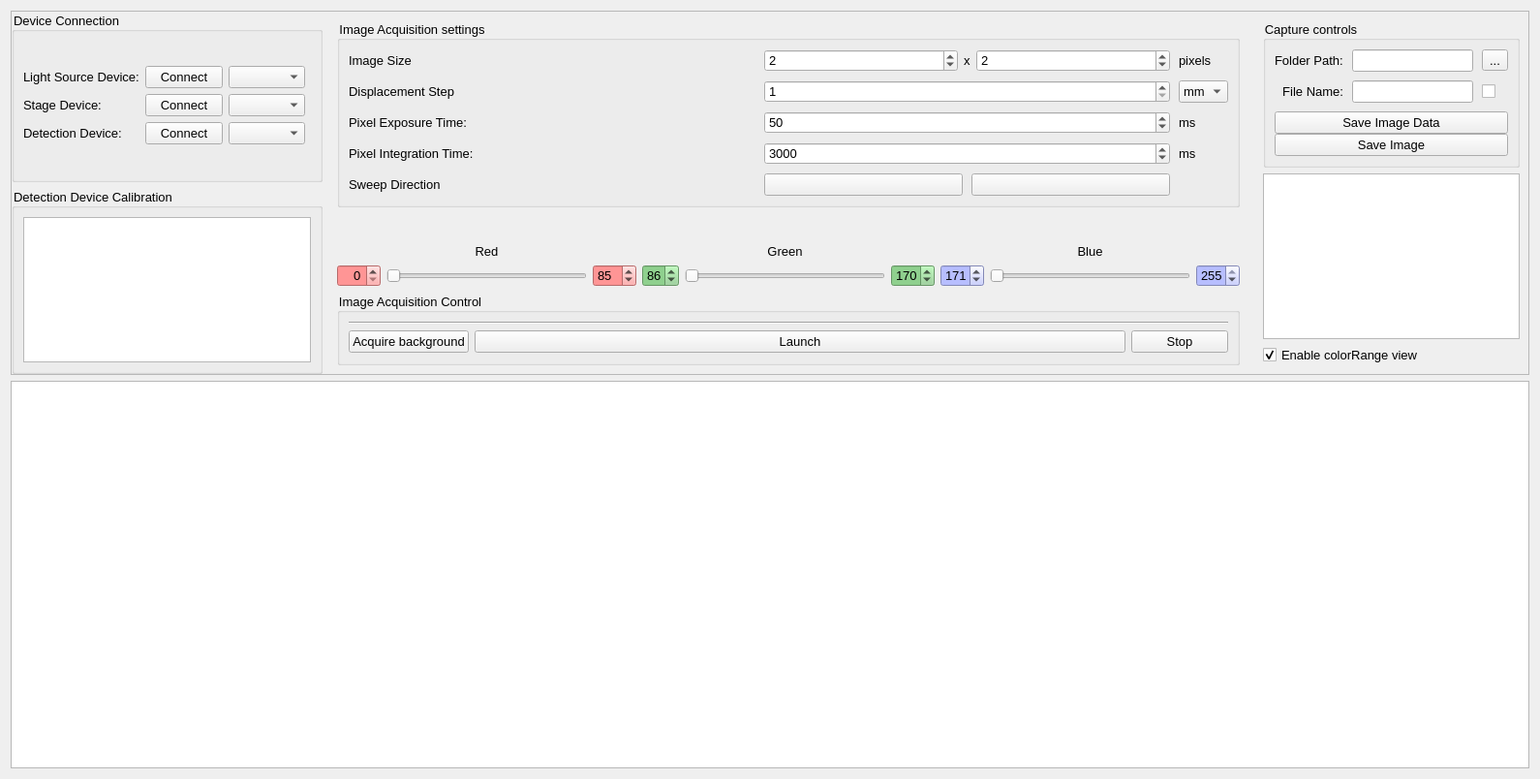
<?xml version="1.0" encoding="UTF-8"?>
<ui version="4.0">
 <class>spectraView</class>
 <widget class="QWidget" name="spectraView">
  <property name="geometry">
   <rect>
    <x>0</x>
    <y>0</y>
    <width>1590</width>
    <height>804</height>
   </rect>
  </property>
  <property name="windowTitle">
   <string>Form</string>
  </property>
  <property name="styleSheet">
   <string notr="true">font: 10pt;</string>
  </property>
  <layout class="QGridLayout" name="gridLayout">
   <item row="1" column="0">
    <widget class="QFrame" name="w_controls">
     <property name="frameShape">
      <enum>QFrame::StyledPanel</enum>
     </property>
     <property name="frameShadow">
      <enum>QFrame::Raised</enum>
     </property>
     <layout class="QHBoxLayout" name="horizontalLayout_4">
      <property name="leftMargin">
       <number>0</number>
      </property>
      <property name="topMargin">
       <number>0</number>
      </property>
      <property name="rightMargin">
       <number>0</number>
      </property>
      <property name="bottomMargin">
       <number>0</number>
      </property>
      <item>
       <widget class="QWidget" name="w_device" native="true">
        <property name="sizePolicy">
         <sizepolicy hsizetype="Preferred" vsizetype="Preferred">
          <horstretch>0</horstretch>
          <verstretch>0</verstretch>
         </sizepolicy>
        </property>
        <layout class="QVBoxLayout" name="verticalLayout_4">
         <property name="leftMargin">
          <number>0</number>
         </property>
         <property name="topMargin">
          <number>0</number>
         </property>
         <property name="rightMargin">
          <number>0</number>
         </property>
         <property name="bottomMargin">
          <number>0</number>
         </property>
         <item>
          <widget class="QGroupBox" name="g_connection">
           <property name="title">
            <string>Device Connection</string>
           </property>
           <layout class="QVBoxLayout" name="verticalLayout_6">
            <item>
             <layout class="QGridLayout" name="gridLayout_6">
              <property name="topMargin">
               <number>0</number>
              </property>
              <item row="0" column="3">
               <widget class="QWidget" name="widget_3" native="true">
                <layout class="QHBoxLayout" name="horizontalLayout_3">
                 <property name="leftMargin">
                  <number>0</number>
                 </property>
                 <property name="topMargin">
                  <number>0</number>
                 </property>
                 <property name="rightMargin">
                  <number>0</number>
                 </property>
                 <property name="bottomMargin">
                  <number>0</number>
                 </property>
                </layout>
               </widget>
              </item>
              <item row="0" column="0">
               <widget class="QLabel" name="label_5">
                <property name="text">
                 <string>Light Source Device:</string>
                </property>
                <property name="alignment">
                 <set>Qt::AlignLeading|Qt::AlignLeft|Qt::AlignVCenter</set>
                </property>
               </widget>
              </item>
              <item row="0" column="1">
               <widget class="QPushButton" name="pb_connectLight">
                <property name="sizePolicy">
                 <sizepolicy hsizetype="Expanding" vsizetype="Fixed">
                  <horstretch>0</horstretch>
                  <verstretch>0</verstretch>
                 </sizepolicy>
                </property>
                <property name="text">
                 <string>Connect</string>
                </property>
               </widget>
              </item>
              <item row="2" column="3">
               <widget class="QWidget" name="widget_2" native="true">
                <layout class="QHBoxLayout" name="horizontalLayout_2">
                 <property name="leftMargin">
                  <number>0</number>
                 </property>
                 <property name="topMargin">
                  <number>0</number>
                 </property>
                 <property name="rightMargin">
                  <number>0</number>
                 </property>
                 <property name="bottomMargin">
                  <number>0</number>
                 </property>
                </layout>
               </widget>
              </item>
              <item row="1" column="3">
               <widget class="QWidget" name="w_stage" native="true">
                <layout class="QHBoxLayout" name="horizontalLayout">
                 <property name="leftMargin">
                  <number>0</number>
                 </property>
                 <property name="topMargin">
                  <number>0</number>
                 </property>
                 <property name="rightMargin">
                  <number>0</number>
                 </property>
                 <property name="bottomMargin">
                  <number>0</number>
                 </property>
                </layout>
               </widget>
              </item>
              <item row="0" column="2">
               <widget class="QComboBox" name="cmb_selectLight">
                <property name="sizePolicy">
                 <sizepolicy hsizetype="Expanding" vsizetype="Fixed">
                  <horstretch>1</horstretch>
                  <verstretch>0</verstretch>
                 </sizepolicy>
                </property>
               </widget>
              </item>
              <item row="1" column="1">
               <widget class="QPushButton" name="pb_connectStage">
                <property name="sizePolicy">
                 <sizepolicy hsizetype="Expanding" vsizetype="Fixed">
                  <horstretch>0</horstretch>
                  <verstretch>0</verstretch>
                 </sizepolicy>
                </property>
                <property name="text">
                 <string>Connect</string>
                </property>
               </widget>
              </item>
              <item row="1" column="2">
               <widget class="QComboBox" name="cmb_selectStage">
                <property name="sizePolicy">
                 <sizepolicy hsizetype="Expanding" vsizetype="Fixed">
                  <horstretch>1</horstretch>
                  <verstretch>0</verstretch>
                 </sizepolicy>
                </property>
               </widget>
              </item>
              <item row="1" column="0">
               <widget class="QLabel" name="label_6">
                <property name="text">
                 <string>Stage Device: </string>
                </property>
               </widget>
              </item>
              <item row="2" column="0">
               <widget class="QLabel" name="label_7">
                <property name="text">
                 <string>Detection Device:</string>
                </property>
               </widget>
              </item>
              <item row="2" column="1">
               <widget class="QPushButton" name="pb_connectDetection">
                <property name="sizePolicy">
                 <sizepolicy hsizetype="Expanding" vsizetype="Fixed">
                  <horstretch>0</horstretch>
                  <verstretch>0</verstretch>
                 </sizepolicy>
                </property>
                <property name="text">
                 <string>Connect</string>
                </property>
               </widget>
              </item>
              <item row="2" column="2">
               <widget class="QComboBox" name="cmb_selectDetection">
                <property name="sizePolicy">
                 <sizepolicy hsizetype="Expanding" vsizetype="Fixed">
                  <horstretch>1</horstretch>
                  <verstretch>0</verstretch>
                 </sizepolicy>
                </property>
               </widget>
              </item>
             </layout>
            </item>
           </layout>
          </widget>
         </item>
         <item>
          <widget class="QGroupBox" name="g_calibration">
           <property name="title">
            <string>Detection Device Calibration</string>
           </property>
           <layout class="QGridLayout" name="gridLayout_7">
            <item row="0" column="0">
             <widget class="QTableView" name="tv_calibration">
              <property name="sizePolicy">
               <sizepolicy hsizetype="Preferred" vsizetype="Preferred">
                <horstretch>0</horstretch>
                <verstretch>0</verstretch>
               </sizepolicy>
              </property>
              <property name="maximumSize">
               <size>
                <width>16777215</width>
                <height>150</height>
               </size>
              </property>
              <property name="baseSize">
               <size>
                <width>0</width>
                <height>0</height>
               </size>
              </property>
             </widget>
            </item>
           </layout>
          </widget>
         </item>
        </layout>
       </widget>
      </item>
      <item>
       <widget class="QWidget" name="w_acquisitionControls" native="true">
        <property name="sizePolicy">
         <sizepolicy hsizetype="Preferred" vsizetype="Preferred">
          <horstretch>1</horstretch>
          <verstretch>0</verstretch>
         </sizepolicy>
        </property>
        <layout class="QVBoxLayout" name="verticalLayout_5">
         <item>
          <widget class="QGroupBox" name="g_acquisitionSettings">
           <property name="sizePolicy">
            <sizepolicy hsizetype="Minimum" vsizetype="Preferred">
             <horstretch>0</horstretch>
             <verstretch>0</verstretch>
            </sizepolicy>
           </property>
           <property name="autoFillBackground">
            <bool>false</bool>
           </property>
           <property name="styleSheet">
            <string notr="true">border-color: rgb(0, 0, 0);</string>
           </property>
           <property name="title">
            <string>Image Acquisition settings</string>
           </property>
           <layout class="QVBoxLayout" name="verticalLayout_2">
            <property name="spacing">
             <number>0</number>
            </property>
            <item>
             <layout class="QGridLayout" name="gridLayout_3" columnstretch="0,0,0">
              <property name="sizeConstraint">
               <enum>QLayout::SetNoConstraint</enum>
              </property>
              <property name="bottomMargin">
               <number>0</number>
              </property>
              <property name="spacing">
               <number>9</number>
              </property>
              <item row="3" column="1">
               <widget class="QSpinBox" name="sb_acqTime">
                <property name="minimumSize">
                 <size>
                  <width>0</width>
                  <height>0</height>
                 </size>
                </property>
                <property name="statusTip">
                 <string>Sets the integration time on the SpectrumDevice.</string>
                </property>
                <property name="minimum">
                 <number>10</number>
                </property>
                <property name="maximum">
                 <number>999999</number>
                </property>
                <property name="singleStep">
                 <number>100</number>
                </property>
                <property name="value">
                 <number>3000</number>
                </property>
               </widget>
              </item>
              <item row="1" column="1">
               <widget class="QSpinBox" name="sb_step">
                <property name="minimum">
                 <number>1</number>
                </property>
                <property name="maximum">
                 <number>999</number>
                </property>
                <property name="value">
                 <number>1</number>
                </property>
               </widget>
              </item>
              <item row="1" column="2">
               <widget class="QComboBox" name="cmb_magnitude">
                <property name="sizePolicy">
                 <sizepolicy hsizetype="Fixed" vsizetype="Fixed">
                  <horstretch>0</horstretch>
                  <verstretch>0</verstretch>
                 </sizepolicy>
                </property>
                <item>
                 <property name="text">
                  <string>mm</string>
                 </property>
                </item>
                <item>
                 <property name="text">
                  <string>um</string>
                 </property>
                </item>
                <item>
                 <property name="text">
                  <string>nm</string>
                 </property>
                </item>
               </widget>
              </item>
              <item row="2" column="0">
               <widget class="QLabel" name="la_acqTime">
                <property name="text">
                 <string>Pixel Exposure Time:</string>
                </property>
               </widget>
              </item>
              <item row="2" column="1">
               <widget class="QSpinBox" name="sb_exposure">
                <property name="sizePolicy">
                 <sizepolicy hsizetype="Preferred" vsizetype="Fixed">
                  <horstretch>0</horstretch>
                  <verstretch>0</verstretch>
                 </sizepolicy>
                </property>
                <property name="minimumSize">
                 <size>
                  <width>0</width>
                  <height>0</height>
                 </size>
                </property>
                <property name="statusTip">
                 <string>Sets exposure time one the SpectrumDevice.</string>
                </property>
                <property name="minimum">
                 <number>4</number>
                </property>
                <property name="maximum">
                 <number>99999</number>
                </property>
                <property name="singleStep">
                 <number>10</number>
                </property>
                <property name="value">
                 <number>50</number>
                </property>
               </widget>
              </item>
              <item row="0" column="1">
               <widget class="QWidget" name="widget" native="true">
                <layout class="QHBoxLayout" name="horizontalLayout_7">
                 <property name="leftMargin">
                  <number>0</number>
                 </property>
                 <property name="topMargin">
                  <number>0</number>
                 </property>
                 <property name="rightMargin">
                  <number>0</number>
                 </property>
                 <property name="bottomMargin">
                  <number>0</number>
                 </property>
                 <item>
                  <widget class="QSpinBox" name="sb_width">
                   <property name="minimum">
                    <number>1</number>
                   </property>
                   <property name="maximum">
                    <number>999</number>
                   </property>
                   <property name="value">
                    <number>2</number>
                   </property>
                  </widget>
                 </item>
                 <item>
                  <widget class="QLabel" name="label_8">
                   <property name="sizePolicy">
                    <sizepolicy hsizetype="Fixed" vsizetype="Preferred">
                     <horstretch>0</horstretch>
                     <verstretch>0</verstretch>
                    </sizepolicy>
                   </property>
                   <property name="text">
                    <string>x</string>
                   </property>
                  </widget>
                 </item>
                 <item>
                  <widget class="QSpinBox" name="sb_height">
                   <property name="minimum">
                    <number>1</number>
                   </property>
                   <property name="maximum">
                    <number>999</number>
                   </property>
                   <property name="value">
                    <number>2</number>
                   </property>
                  </widget>
                 </item>
                </layout>
               </widget>
              </item>
              <item row="2" column="2">
               <widget class="QLabel" name="label_2">
                <property name="text">
                 <string>ms</string>
                </property>
               </widget>
              </item>
              <item row="3" column="2">
               <widget class="QLabel" name="label_3">
                <property name="text">
                 <string>ms</string>
                </property>
               </widget>
              </item>
              <item row="1" column="0">
               <widget class="QLabel" name="label_9">
                <property name="text">
                 <string>Displacement Step</string>
                </property>
               </widget>
              </item>
              <item row="0" column="2">
               <widget class="QLabel" name="label_4">
                <property name="text">
                 <string>pixels</string>
                </property>
               </widget>
              </item>
              <item row="3" column="0">
               <widget class="QLabel" name="la_acqTime_3">
                <property name="text">
                 <string>Pixel Integration Time:</string>
                </property>
               </widget>
              </item>
              <item row="0" column="0">
               <widget class="QLabel" name="label">
                <property name="text">
                 <string>Image Size</string>
                </property>
               </widget>
              </item>
              <item row="4" column="0">
               <widget class="QLabel" name="label_10">
                <property name="text">
                 <string>Sweep Direction</string>
                </property>
               </widget>
              </item>
              <item row="4" column="1">
               <layout class="QHBoxLayout" name="horizontalLayout_5">
                <item>
                 <widget class="QIconButton" name="pb_sweepSame">
                  <property name="text">
                   <string/>
                  </property>
                 </widget>
                </item>
                <item>
                 <widget class="QIconButton" name="pb_sweepAlternate">
                  <property name="text">
                   <string/>
                  </property>
                 </widget>
                </item>
               </layout>
              </item>
             </layout>
            </item>
           </layout>
          </widget>
         </item>
         <item>
          <layout class="QGridLayout" name="gridLayout_5">
           <item row="1" column="6">
            <widget class="QSpinBox" name="sb_lowBlue">
             <property name="maximumSize">
              <size>
               <width>45</width>
               <height>16777215</height>
              </size>
             </property>
             <property name="styleSheet">
              <string notr="true">background-color: rgb(183, 190, 255);</string>
             </property>
             <property name="alignment">
              <set>Qt::AlignRight|Qt::AlignTrailing|Qt::AlignVCenter</set>
             </property>
             <property name="maximum">
              <number>255</number>
             </property>
             <property name="value">
              <number>171</number>
             </property>
            </widget>
           </item>
           <item row="1" column="8">
            <widget class="QSpinBox" name="sb_highBlue">
             <property name="maximumSize">
              <size>
               <width>45</width>
               <height>16777215</height>
              </size>
             </property>
             <property name="styleSheet">
              <string notr="true">background-color: rgb(183, 190, 255);</string>
             </property>
             <property name="maximum">
              <number>255</number>
             </property>
             <property name="value">
              <number>255</number>
             </property>
            </widget>
           </item>
           <item row="1" column="7">
            <widget class="QRangeSlider" name="dSlider_blue">
             <property name="orientation">
              <enum>Qt::Horizontal</enum>
             </property>
            </widget>
           </item>
           <item row="1" column="4">
            <widget class="QRangeSlider" name="dSlider_green">
             <property name="styleSheet">
              <string notr="true"/>
             </property>
             <property name="orientation">
              <enum>Qt::Horizontal</enum>
             </property>
            </widget>
           </item>
           <item row="1" column="1">
            <widget class="QRangeSlider" name="dSlider_red">
             <property name="orientation">
              <enum>Qt::Horizontal</enum>
             </property>
            </widget>
           </item>
           <item row="0" column="1">
            <widget class="QLabel" name="Red">
             <property name="layoutDirection">
              <enum>Qt::LeftToRight</enum>
             </property>
             <property name="styleSheet">
              <string notr="true">font: 75 12pt &quot;MS Shell Dlg 2&quot;;</string>
             </property>
             <property name="text">
              <string>Red</string>
             </property>
             <property name="alignment">
              <set>Qt::AlignBottom|Qt::AlignHCenter</set>
             </property>
            </widget>
           </item>
           <item row="0" column="7">
            <widget class="QLabel" name="Blue">
             <property name="font">
              <font>
               <family>MS Shell Dlg 2</family>
               <pointsize>12</pointsize>
               <weight>9</weight>
               <italic>false</italic>
               <bold>false</bold>
              </font>
             </property>
             <property name="styleSheet">
              <string notr="true">font: 75 12pt &quot;MS Shell Dlg 2&quot;;</string>
             </property>
             <property name="text">
              <string>Blue</string>
             </property>
             <property name="scaledContents">
              <bool>false</bool>
             </property>
             <property name="alignment">
              <set>Qt::AlignBottom|Qt::AlignHCenter</set>
             </property>
            </widget>
           </item>
           <item row="0" column="4">
            <widget class="QLabel" name="Green">
             <property name="styleSheet">
              <string notr="true">font: 75 12pt &quot;MS Shell Dlg 2&quot;;</string>
             </property>
             <property name="text">
              <string>Green</string>
             </property>
             <property name="alignment">
              <set>Qt::AlignBottom|Qt::AlignHCenter</set>
             </property>
            </widget>
           </item>
           <item row="1" column="3">
            <widget class="QSpinBox" name="sb_lowGreen">
             <property name="maximumSize">
              <size>
               <width>38</width>
               <height>16777215</height>
              </size>
             </property>
             <property name="styleSheet">
              <string notr="true">background-color: rgb(143, 208, 142);</string>
             </property>
             <property name="alignment">
              <set>Qt::AlignRight|Qt::AlignTrailing|Qt::AlignVCenter</set>
             </property>
             <property name="maximum">
              <number>255</number>
             </property>
             <property name="value">
              <number>86</number>
             </property>
            </widget>
           </item>
           <item row="1" column="5">
            <widget class="QSpinBox" name="sb_highGreen">
             <property name="enabled">
              <bool>true</bool>
             </property>
             <property name="maximumSize">
              <size>
               <width>45</width>
               <height>16777215</height>
              </size>
             </property>
             <property name="styleSheet">
              <string notr="true">background-color: rgb(143, 208, 142);</string>
             </property>
             <property name="maximum">
              <number>255</number>
             </property>
             <property name="value">
              <number>170</number>
             </property>
            </widget>
           </item>
           <item row="1" column="0">
            <widget class="QSpinBox" name="sb_lowRed">
             <property name="maximumSize">
              <size>
               <width>45</width>
               <height>16777215</height>
              </size>
             </property>
             <property name="styleSheet">
              <string notr="true">background-color: rgb(255, 149, 149);</string>
             </property>
             <property name="alignment">
              <set>Qt::AlignRight|Qt::AlignTrailing|Qt::AlignVCenter</set>
             </property>
             <property name="maximum">
              <number>255</number>
             </property>
            </widget>
           </item>
           <item row="1" column="2">
            <widget class="QSpinBox" name="sb_highRed">
             <property name="maximumSize">
              <size>
               <width>45</width>
               <height>16777215</height>
              </size>
             </property>
             <property name="styleSheet">
              <string notr="true">background-color: rgb(255, 149, 149);</string>
             </property>
             <property name="maximum">
              <number>255</number>
             </property>
             <property name="value">
              <number>85</number>
             </property>
            </widget>
           </item>
          </layout>
         </item>
         <item>
          <widget class="QGroupBox" name="g_acquisitionControl">
           <property name="sizePolicy">
            <sizepolicy hsizetype="Minimum" vsizetype="Preferred">
             <horstretch>0</horstretch>
             <verstretch>0</verstretch>
            </sizepolicy>
           </property>
           <property name="autoFillBackground">
            <bool>false</bool>
           </property>
           <property name="styleSheet">
            <string notr="true">border-color: rgb(0, 0, 0);</string>
           </property>
           <property name="title">
            <string>Image Acquisition Control</string>
           </property>
           <layout class="QVBoxLayout" name="verticalLayout">
            <item>
             <widget class="Line" name="line">
              <property name="orientation">
               <enum>Qt::Horizontal</enum>
              </property>
             </widget>
            </item>
            <item>
             <widget class="QWidget" name="w_SpectraControl" native="true">
              <layout class="QHBoxLayout" name="horizontalLayout_6">
               <property name="leftMargin">
                <number>0</number>
               </property>
               <property name="topMargin">
                <number>0</number>
               </property>
               <property name="rightMargin">
                <number>0</number>
               </property>
               <property name="bottomMargin">
                <number>0</number>
               </property>
               <item>
                <layout class="QHBoxLayout" name="lay_main">
                 <item>
                  <widget class="QPushButton" name="pb_background">
                   <property name="text">
                    <string>Acquire background</string>
                   </property>
                  </widget>
                 </item>
                 <item>
                  <widget class="QFlashButton" name="pb_liveView">
                   <property name="sizePolicy">
                    <sizepolicy hsizetype="Preferred" vsizetype="Fixed">
                     <horstretch>1</horstretch>
                     <verstretch>0</verstretch>
                    </sizepolicy>
                   </property>
                   <property name="minimumSize">
                    <size>
                     <width>100</width>
                     <height>0</height>
                    </size>
                   </property>
                   <property name="statusTip">
                    <string>Starts data reading from the SpectrumDevice</string>
                   </property>
                   <property name="styleSheet">
                    <string notr="true"/>
                   </property>
                   <property name="text">
                    <string>Launch</string>
                   </property>
                  </widget>
                 </item>
                 <item>
                  <widget class="QPushButton" name="pb_reset">
                   <property name="sizePolicy">
                    <sizepolicy hsizetype="Preferred" vsizetype="Fixed">
                     <horstretch>1</horstretch>
                     <verstretch>0</verstretch>
                    </sizepolicy>
                   </property>
                   <property name="minimumSize">
                    <size>
                     <width>100</width>
                     <height>0</height>
                    </size>
                   </property>
                   <property name="maximumSize">
                    <size>
                     <width>50</width>
                     <height>16777215</height>
                    </size>
                   </property>
                   <property name="statusTip">
                    <string>Resets the data and the view to initial parameters.</string>
                   </property>
                   <property name="text">
                    <string>Stop</string>
                   </property>
                  </widget>
                 </item>
                </layout>
               </item>
              </layout>
             </widget>
            </item>
           </layout>
          </widget>
         </item>
        </layout>
       </widget>
      </item>
      <item>
       <widget class="QWidget" name="w_captureControls" native="true">
        <layout class="QGridLayout" name="gridLayout_8">
         <item row="2" column="0">
          <widget class="GraphicsLayoutWidget" name="graph_spectre"/>
         </item>
         <item row="1" column="0">
          <widget class="QGroupBox" name="g_captureControls">
           <property name="sizePolicy">
            <sizepolicy hsizetype="MinimumExpanding" vsizetype="Preferred">
             <horstretch>1</horstretch>
             <verstretch>0</verstretch>
            </sizepolicy>
           </property>
           <property name="minimumSize">
            <size>
             <width>0</width>
             <height>0</height>
            </size>
           </property>
           <property name="maximumSize">
            <size>
             <width>1000000</width>
             <height>16777215</height>
            </size>
           </property>
           <property name="autoFillBackground">
            <bool>false</bool>
           </property>
           <property name="styleSheet">
            <string notr="true">border-color: rgb(0, 0, 0);</string>
           </property>
           <property name="title">
            <string>Capture controls</string>
           </property>
           <layout class="QVBoxLayout" name="verticalLayout_3">
            <property name="spacing">
             <number>0</number>
            </property>
            <item>
             <layout class="QGridLayout" name="gridLayout_4">
              <property name="leftMargin">
               <number>0</number>
              </property>
              <property name="topMargin">
               <number>0</number>
              </property>
              <property name="bottomMargin">
               <number>9</number>
              </property>
              <property name="spacing">
               <number>9</number>
              </property>
              <item row="1" column="0">
               <widget class="QLabel" name="la_fileName">
                <property name="sizePolicy">
                 <sizepolicy hsizetype="Preferred" vsizetype="Preferred">
                  <horstretch>0</horstretch>
                  <verstretch>0</verstretch>
                 </sizepolicy>
                </property>
                <property name="text">
                 <string>File Name:</string>
                </property>
                <property name="alignment">
                 <set>Qt::AlignRight|Qt::AlignTrailing|Qt::AlignVCenter</set>
                </property>
               </widget>
              </item>
              <item row="0" column="2">
               <widget class="QLineEdit" name="le_folderPath">
                <property name="enabled">
                 <bool>true</bool>
                </property>
                <property name="sizePolicy">
                 <sizepolicy hsizetype="Preferred" vsizetype="Fixed">
                  <horstretch>2</horstretch>
                  <verstretch>0</verstretch>
                 </sizepolicy>
                </property>
                <property name="readOnly">
                 <bool>true</bool>
                </property>
                <property name="clearButtonEnabled">
                 <bool>false</bool>
                </property>
               </widget>
              </item>
              <item row="1" column="2">
               <widget class="QLineEdit" name="le_fileName">
                <property name="sizePolicy">
                 <sizepolicy hsizetype="Preferred" vsizetype="Fixed">
                  <horstretch>2</horstretch>
                  <verstretch>0</verstretch>
                 </sizepolicy>
                </property>
                <property name="statusTip">
                 <string>Set the name of the file that will be saved.</string>
                </property>
               </widget>
              </item>
              <item row="1" column="3">
               <widget class="QCheckBox" name="cb_index">
                <property name="sizePolicy">
                 <sizepolicy hsizetype="Minimum" vsizetype="Fixed">
                  <horstretch>0</horstretch>
                  <verstretch>0</verstretch>
                 </sizepolicy>
                </property>
                <property name="toolTip">
                 <string/>
                </property>
                <property name="statusTip">
                 <string>Autoindexing?</string>
                </property>
                <property name="whatsThis">
                 <string/>
                </property>
                <property name="layoutDirection">
                 <enum>Qt::LeftToRight</enum>
                </property>
                <property name="text">
                 <string/>
                </property>
               </widget>
              </item>
              <item row="0" column="3">
               <widget class="QToolButton" name="tb_folderPath">
                <property name="text">
                 <string>...</string>
                </property>
               </widget>
              </item>
              <item row="0" column="0">
               <widget class="QLabel" name="la_folderPath">
                <property name="text">
                 <string>Folder Path:</string>
                </property>
               </widget>
              </item>
             </layout>
            </item>
            <item>
             <widget class="QPushButton" name="pb_saveData">
              <property name="sizePolicy">
               <sizepolicy hsizetype="Minimum" vsizetype="Fixed">
                <horstretch>0</horstretch>
                <verstretch>0</verstretch>
               </sizepolicy>
              </property>
              <property name="statusTip">
               <string>Saves data as a .csv</string>
              </property>
              <property name="text">
               <string>Save Image Data</string>
              </property>
             </widget>
            </item>
            <item>
             <widget class="QPushButton" name="pb_saveImage">
              <property name="text">
               <string>Save Image</string>
              </property>
             </widget>
            </item>
           </layout>
          </widget>
         </item>
         <item row="3" column="0">
          <widget class="QCheckBox" name="cb_colorRangeView">
           <property name="text">
            <string>Enable colorRange view</string>
           </property>
           <property name="checked">
            <bool>true</bool>
           </property>
          </widget>
         </item>
        </layout>
       </widget>
      </item>
     </layout>
    </widget>
   </item>
   <item row="2" column="0">
    <widget class="GraphicsLayoutWidget" name="graph_rgb">
     <property name="sizePolicy">
      <sizepolicy hsizetype="Expanding" vsizetype="Expanding">
       <horstretch>0</horstretch>
       <verstretch>1</verstretch>
      </sizepolicy>
     </property>
     <property name="minimumSize">
      <size>
       <width>0</width>
       <height>400</height>
      </size>
     </property>
    </widget>
   </item>
  </layout>
 </widget>
 <customwidgets>
  <customwidget>
   <class>GraphicsLayoutWidget</class>
   <extends>QGraphicsView</extends>
   <header>pyqtgraph.h</header>
   <container>1</container>
  </customwidget>
  <customwidget>
   <class>QFlashButton</class>
   <extends>QPushButton</extends>
   <header>/gui/widgets/QFlashButton.h</header>
  </customwidget>
  <customwidget>
   <class>QIconButton</class>
   <extends>QPushButton</extends>
   <header location="global">/gui/widgets/QIconButton.h</header>
  </customwidget>
  <customwidget>
   <class>QRangeSlider</class>
   <extends>QSlider</extends>
   <header>/gui/widgets/QRangeSlider.h</header>
  </customwidget>
 </customwidgets>
 <resources/>
 <connections/>
</ui>
